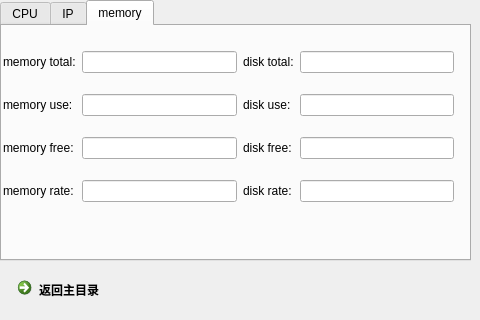
<?xml version="1.0" encoding="UTF-8"?>
<ui version="4.0">
 <class>Mysystem</class>
 <widget class="QWidget" name="Mysystem">
  <property name="geometry">
   <rect>
    <x>0</x>
    <y>0</y>
    <width>480</width>
    <height>320</height>
   </rect>
  </property>
  <property name="minimumSize">
   <size>
    <width>480</width>
    <height>320</height>
   </size>
  </property>
  <property name="maximumSize">
   <size>
    <width>480</width>
    <height>320</height>
   </size>
  </property>
  <property name="windowTitle">
   <string>Form</string>
  </property>
  <widget class="QTabWidget" name="tabWidget">
   <property name="geometry">
    <rect>
     <x>0</x>
     <y>0</y>
     <width>471</width>
     <height>261</height>
    </rect>
   </property>
   <property name="currentIndex">
    <number>2</number>
   </property>
   <widget class="QWidget" name="tab">
    <attribute name="title">
     <string>CPU</string>
    </attribute>
    <widget class="QTextBrowser" name="cpu_info_text">
     <property name="geometry">
      <rect>
       <x>0</x>
       <y>0</y>
       <width>461</width>
       <height>211</height>
      </rect>
     </property>
    </widget>
   </widget>
   <widget class="QWidget" name="tab_2">
    <attribute name="title">
     <string>IP</string>
    </attribute>
    <widget class="QComboBox" name="ip_comboBox">
     <property name="geometry">
      <rect>
       <x>0</x>
       <y>180</y>
       <width>86</width>
       <height>25</height>
      </rect>
     </property>
    </widget>
    <widget class="QLineEdit" name="ip_lineEdit">
     <property name="geometry">
      <rect>
       <x>90</x>
       <y>180</y>
       <width>113</width>
       <height>25</height>
      </rect>
     </property>
    </widget>
    <widget class="QTextBrowser" name="ip_all_info_textBrowser">
     <property name="geometry">
      <rect>
       <x>0</x>
       <y>0</y>
       <width>451</width>
       <height>171</height>
      </rect>
     </property>
    </widget>
   </widget>
   <widget class="QWidget" name="tab_3">
    <attribute name="title">
     <string>memory</string>
    </attribute>
    <widget class="QWidget" name="">
     <property name="geometry">
      <rect>
       <x>1</x>
       <y>10</y>
       <width>451</width>
       <height>181</height>
      </rect>
     </property>
     <layout class="QGridLayout" name="gridLayout">
      <item row="0" column="0">
       <widget class="QLabel" name="label">
        <property name="text">
         <string>memory total:</string>
        </property>
       </widget>
      </item>
      <item row="0" column="1">
       <widget class="QLineEdit" name="mem_total_lineEdit">
        <property name="readOnly">
         <bool>true</bool>
        </property>
       </widget>
      </item>
      <item row="0" column="2">
       <widget class="QLabel" name="label_5">
        <property name="text">
         <string>disk total:</string>
        </property>
       </widget>
      </item>
      <item row="0" column="3">
       <widget class="QLineEdit" name="disk_total_lineEdit">
        <property name="readOnly">
         <bool>true</bool>
        </property>
       </widget>
      </item>
      <item row="1" column="0">
       <widget class="QLabel" name="label_2">
        <property name="text">
         <string>memory use:</string>
        </property>
       </widget>
      </item>
      <item row="1" column="1">
       <widget class="QLineEdit" name="mem_use_lineEdit">
        <property name="readOnly">
         <bool>true</bool>
        </property>
       </widget>
      </item>
      <item row="1" column="2">
       <widget class="QLabel" name="label_6">
        <property name="text">
         <string>disk use:</string>
        </property>
       </widget>
      </item>
      <item row="1" column="3">
       <widget class="QLineEdit" name="disk_use_lineEdit">
        <property name="readOnly">
         <bool>true</bool>
        </property>
       </widget>
      </item>
      <item row="2" column="0">
       <widget class="QLabel" name="label_3">
        <property name="text">
         <string>memory free:</string>
        </property>
       </widget>
      </item>
      <item row="2" column="1">
       <widget class="QLineEdit" name="mem_free_lineEdit">
        <property name="readOnly">
         <bool>true</bool>
        </property>
       </widget>
      </item>
      <item row="2" column="2">
       <widget class="QLabel" name="label_7">
        <property name="text">
         <string>disk free:</string>
        </property>
       </widget>
      </item>
      <item row="2" column="3">
       <widget class="QLineEdit" name="disk_free_lineEdit">
        <property name="readOnly">
         <bool>true</bool>
        </property>
       </widget>
      </item>
      <item row="3" column="0">
       <widget class="QLabel" name="label_4">
        <property name="text">
         <string>memory rate:</string>
        </property>
       </widget>
      </item>
      <item row="3" column="1">
       <widget class="QLineEdit" name="mem_rate_lineEdit">
        <property name="readOnly">
         <bool>true</bool>
        </property>
       </widget>
      </item>
      <item row="3" column="2">
       <widget class="QLabel" name="label_8">
        <property name="text">
         <string>disk rate:</string>
        </property>
       </widget>
      </item>
      <item row="3" column="3">
       <widget class="QLineEdit" name="disk_rate_lineEdit">
        <property name="readOnly">
         <bool>true</bool>
        </property>
       </widget>
      </item>
     </layout>
    </widget>
   </widget>
  </widget>
  <widget class="QCommandLinkButton" name="back_button">
   <property name="geometry">
    <rect>
     <x>10</x>
     <y>270</y>
     <width>177</width>
     <height>41</height>
    </rect>
   </property>
   <property name="text">
    <string>返回主目录</string>
   </property>
  </widget>
 </widget>
 <resources/>
 <connections/>
</ui>
